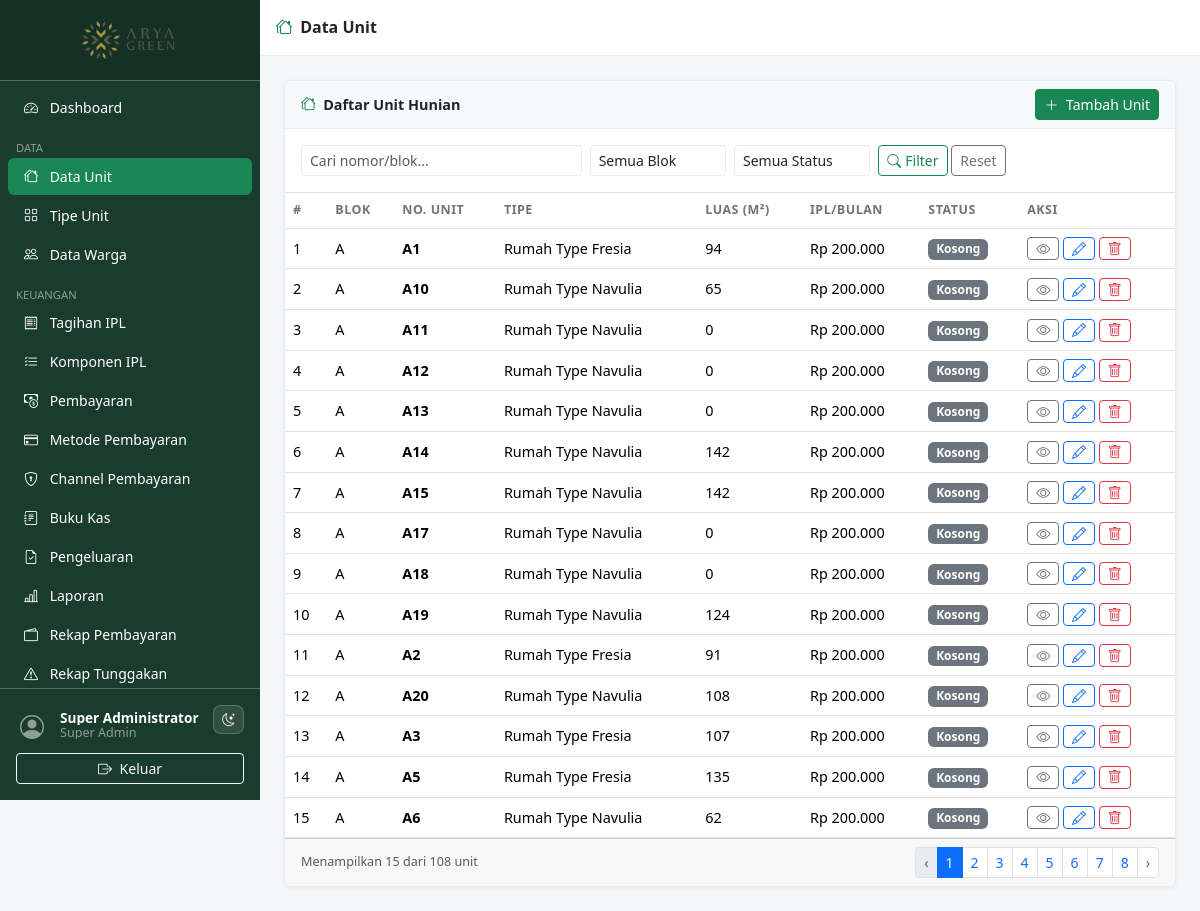
Screenshot of /pages/units/index.php (signed in) with the database file from the repository.
### tables this page shows
CREATE TABLE `units` (
  `id`           INT UNSIGNED AUTO_INCREMENT PRIMARY KEY,
  `unit_type_id` INT UNSIGNED NOT NULL,
  `unit_number`  VARCHAR(20)  NOT NULL UNIQUE,
  `block`        VARCHAR(10)  NOT NULL,
  `floor`        TINYINT      NOT NULL DEFAULT 1,
  `area_sqm`     DECIMAL(8,2) NOT NULL DEFAULT 0,
  `status`       ENUM('dihuni','kosong','dijual') NOT NULL DEFAULT 'kosong',
  `notes`        TEXT DEFAULT NULL,
  `created_at`   TIMESTAMP DEFAULT CURRENT_TIMESTAMP,
  `updated_at`   TIMESTAMP DEFAULT CURRENT_TIMESTAMP ON UPDATE CURRENT_TIMESTAMP,
  FOREIGN KEY (`unit_type_id`) REFERENCES `unit_types`(`id`) ON UPDATE CASCADE
);

CREATE TABLE `unit_types` (
  `id`          INT UNSIGNED AUTO_INCREMENT PRIMARY KEY,
  `name`        VARCHAR(100) NOT NULL,
  `description` TEXT DEFAULT NULL,
  `ipl_amount`  DECIMAL(12,2) NOT NULL DEFAULT 0,
  `created_at`  TIMESTAMP DEFAULT CURRENT_TIMESTAMP
);

### includes/auth.php (called while the page is built, shortened)
<?php
require_once __DIR__ . '/functions.php';
function can(string $permission): bool {
    return in_array($permission, $_SESSION['permissions'] ?? [], true);
}

### pages/units/index.php (the view, shortened to what this page needs)
<?php
require_once __DIR__ . '/../../includes/auth.php';
require_once __DIR__ . '/../../includes/functions.php';
$db = db();
$search  = clean($_GET['q'] ?? '');
$f_block = clean($_GET['block'] ?? '');
$f_status= clean($_GET['status'] ?? '');
$page    = max(1, (int)($_GET['page'] ?? 1));
$per     = 15;
$where = ['1=1'];
$params = [];
$types  = '';
$where_sql = implode(' AND ', $where);
$count_sql = "SELECT COUNT(*) FROM units u WHERE {$where_sql}";
$stmt = $db->prepare($count_sql);
$stmt->execute();
$total = $stmt->get_result()->fetch_row()[0];
$pag   = paginate($total, $per, $page);
$sql = "SELECT u.*, ut.name AS type_name, ut.ipl_amount
        FROM units u JOIN unit_types ut ON ut.id = u.unit_type_id
        WHERE {$where_sql} ORDER BY u.block, u.unit_number
        LIMIT ? OFFSET ?";
$stmt = $db->prepare($sql);
$fetch_params  = $params;
$fetch_params[] = $per;
$fetch_params[] = $pag['offset'];
$fetch_types   = $types . 'ii';
$stmt->bind_param($fetch_types, ...$fetch_params);
$stmt->execute();
$units = $stmt->get_result()->fetch_all(MYSQLI_ASSOC);
include __DIR__ . '/../../includes/header.php';
include __DIR__ . '/../../includes/sidebar.php';
?>
<div class="content-wrapper">
  <div class="topbar d-flex align-items-center px-3 gap-2">
    <h6 class="mb-0 fw-semibold"><i class="bi bi-houses me-1 text-success"></i> Data Unit</h6>
  </div>
  <div class="main-content">
    <div class="card">
      <div class="card-header d-flex flex-wrap gap-2 align-items-center justify-content-between">
        <span><i class="bi bi-houses me-1 text-success"></i> Daftar Unit Hunian</span>
        <?php if (can('units.create')): ?>
          <a href="form.php" class="btn btn-success btn-sm"><i class="bi bi-plus-lg me-1"></i> Tambah Unit</a>
        <?php endif; ?>
      </div>
      <div class="card-body border-bottom">
        <form method="GET" class="row g-2">
          <div class="col-12 col-md-4">
            <input type="text" name="q" class="form-control form-control-sm" placeholder="Cari nomor/blok..." value="<?= e($search) ?>">
          </div>
          <div class="col-6 col-md-2">
            <select name="block" class="form-select form-select-sm">
              <option value="">Semua Blok</option>
            </select>
          </div>
          <div class="col-6 col-md-2">
            <select name="status" class="form-select form-select-sm">
              <option value="">Semua Status</option>
            </select>
          </div>
          <div class="col-auto">
            <button class="btn btn-sm btn-outline-success"><i class="bi bi-search me-1"></i>Filter</button>
            <a href="index.php" class="btn btn-sm btn-outline-secondary">Reset</a>
          </div>
        </form>
      </div>
      <div class="card-body p-0">
        <div class="table-responsive">
          <table class="table table-hover mb-0">
            <thead><tr>
              <th>#</th><th>Blok</th><th>No. Unit</th><th>Tipe</th>
              <th>Luas (m²)</th><th>IPL/Bulan</th><th>Status</th><th>Aksi</th>
            </tr></thead>
            <tbody>
            <?php if (empty($units)): ?>
              <tr><td colspan="8" class="text-center text-muted py-4">Tidak ada data unit.</td></tr>
            <?php else: ?>
            <?php foreach ($units as $i => $u): ?>
              <tr>
                <td><?= $pag['offset'] + $i + 1 ?></td>
                <td><?= e($u['block']) ?></td>
                <td><strong><?= e($u['unit_number']) ?></strong></td>
                <td><?= e($u['type_name']) ?></td>
                <td><?= number_format((float)$u['area_sqm'], 0) ?></td>
                <td><?= idr((float)$u['ipl_amount']) ?></td>
                <td><?= unit_status_badge($u['status']) ?></td>
                <td>
                  <a href="detail.php?id=<?= $u['id'] ?>" class="btn btn-sm btn-outline-secondary py-0 px-2">
                    <i class="bi bi-eye"></i>
                  </a>
                  <?php if (can('units.edit')): ?>
                    <a href="form.php?id=<?= $u['id'] ?>" class="btn btn-xs btn-outline-primary btn-sm py-0 px-2">
                      <i class="bi bi-pencil"></i>
                    </a>
                  <?php endif; ?>
                  <?php if (can('units.delete')): ?>
                    <form method="POST" class="d-inline">
                      <button type="submit" class="btn btn-sm btn-outline-danger py-0 px-2"
                              data-confirm="Hapus unit <?= e($u['unit_number']) ?>? Data terkait akan ikut terhapus.">
                        <i class="bi bi-trash"></i>
                      </button>
                    </form>
                  <?php endif; ?>
                </td>
              </tr>
            <?php endforeach; ?>
            <?php endif; ?>
            </tbody>
          </table>
        </div>
      </div>
      <?php if ($pag['total_pages'] > 1): ?>
      <div class="card-footer d-flex justify-content-between align-items-center">
        <small class="text-muted">Menampilkan <?= count($units) ?> dari <?= $total ?> unit</small>
        <?= render_pagination($pag, 'index.php?q=' . urlencode($search) . '&block=' . urlencode($f_block) . '&status=' . urlencode($f_status)) ?>
      </div>
      <?php endif; ?>
    </div>
  </div>
<?php include __DIR__ . '/../../includes/footer.php'; ?>

### includes/functions.php (shortened to what this page needs)
<?php
function e(mixed $v): string {
    return htmlspecialchars((string)$v, ENT_QUOTES | ENT_SUBSTITUTE, 'UTF-8');
}
function clean(string $v): string {
    return trim(strip_tags($v));
}
function paginate(int $total, int $per_page, int $current): array {
    $total_pages = (int)ceil($total / $per_page);
    $offset      = ($current - 1) * $per_page;
    return [
        'total'       => $total,
        'per_page'    => $per_page,
        'current'     => $current,
        'total_pages' => $total_pages,
        'offset'      => max(0, $offset),
    ];
}
function render_pagination(array $p, string $url_base): string {
    $html = '<nav><ul class="pagination pagination-sm mb-0">';
    $prev = $p['current'] - 1;
    $next = $p['current'] + 1;
    $disabled = $p['current'] <= 1 ? ' disabled' : '';
    $html .= "<li class=\"page-item{$disabled}\"><a class=\"page-link\" href=\"{$url_base}&page={$prev}\">‹</a></li>";
    for ($i = 1; $i <= $p['total_pages']; $i++) {
        $active = $i === $p['current'] ? ' active' : '';
        $html .= "<li class=\"page-item{$active}\"><a class=\"page-link\" href=\"{$url_base}&page={$i}\">{$i}</a></li>";
    }
    $disabled = $p['current'] >= $p['total_pages'] ? ' disabled' : '';
    $html .= "<li class=\"page-item{$disabled}\"><a class=\"page-link\" href=\"{$url_base}&page={$next}\">›</a></li>";
    $html .= '</ul></nav>';
    return $html;
}
function idr(float $v): string {
    return 'Rp ' . number_format($v, 0, ',', '.');
}
function unit_status_badge(string $status): string {
    $map = [
        'dihuni' => ['success', 'Dihuni'],
        'kosong' => ['secondary','Kosong'],
        'dijual' => ['info',    'Dijual'],
    ];
    [$cls, $label] = $map[$status] ?? ['secondary', $status];
    return "<span class=\"badge bg-{$cls}\">{$label}</span>";
}

### assets/css/style.css (style rules this page uses)
:root { --sidebar-width: 260px; --sidebar-bg: #1a3c2e; --sidebar-hover: #2d6a4f; --topbar-height: 56px; --page-bg: #f5f7fa; --surface: #ffffff; --surface-muted: #f8f9fa; --border-color: #e9ecef; --text-color: #212529; --muted-color: #6c757d; }
body { background: var(--page-bg); color: var(--text-color); font-size: .9rem; }
.content-wrapper { margin-left: var(--sidebar-width); width: calc(100% - var(--sidebar-width)); min-height: 100vh; display: flex; flex-direction: column; }
.topbar { height: var(--topbar-height); background: var(--surface); border-bottom: 1px solid var(--border-color); color: var(--text-color); position: sticky; top: 0; z-index: 1030; }
.main-content { flex: 1; padding: 1.5rem; }
.card { border: 1px solid var(--border-color); background: var(--surface); box-shadow: 0 1px 4px rgba(0,0,0,.06); }
.card-header { background: var(--surface-muted); border-bottom: 1px solid var(--border-color); font-weight: 600; }
.table th { font-size: .78rem; text-transform: uppercase; letter-spacing: .04em; color: var(--muted-color); font-weight: 600; }
.table td { vertical-align: middle; }
.badge { font-size: .75rem; padding: .35em .65em; }
.form-control, .form-select { background: var(--surface); border-color: var(--border-color); color: var(--text-color); }

### rows the page displays
units: offset "1", block "A", unit_number "A1", unit_type.name "Rumah Type Fresia", area_sqm "94", unit_type.ipl_amount "Rp 200.000"
units: offset "2", block "A", unit_number "A10", unit_type.name "Rumah Type Navulia", area_sqm "65", unit_type.ipl_amount "Rp 200.000"
units: offset "3", block "A", unit_number "A11", unit_type.name "Rumah Type Navulia", area_sqm "0", unit_type.ipl_amount "Rp 200.000"
units: offset "4", block "A", unit_number "A12", unit_type.name "Rumah Type Navulia", area_sqm "0", unit_type.ipl_amount "Rp 200.000"
units: offset "5", block "A", unit_number "A13", unit_type.name "Rumah Type Navulia", area_sqm "0", unit_type.ipl_amount "Rp 200.000"
units: offset "6", block "A", unit_number "A14", unit_type.name "Rumah Type Navulia", area_sqm "142", unit_type.ipl_amount "Rp 200.000"
units: offset "7", block "A", unit_number "A15", unit_type.name "Rumah Type Navulia", area_sqm "142", unit_type.ipl_amount "Rp 200.000"
units: offset "8", block "A", unit_number "A17", unit_type.name "Rumah Type Navulia", area_sqm "0", unit_type.ipl_amount "Rp 200.000"
units: offset "9", block "A", unit_number "A18", unit_type.name "Rumah Type Navulia", area_sqm "0", unit_type.ipl_amount "Rp 200.000"
units: offset "10", block "A", unit_number "A19", unit_type.name "Rumah Type Navulia", area_sqm "124", unit_type.ipl_amount "Rp 200.000"
units: offset "11", block "A", unit_number "A2", unit_type.name "Rumah Type Fresia", area_sqm "91", unit_type.ipl_amount "Rp 200.000"
units: offset "12", block "A", unit_number "A20", unit_type.name "Rumah Type Navulia", area_sqm "108", unit_type.ipl_amount "Rp 200.000"
units: offset "13", block "A", unit_number "A3", unit_type.name "Rumah Type Fresia", area_sqm "107", unit_type.ipl_amount "Rp 200.000"
units: offset "14", block "A", unit_number "A5", unit_type.name "Rumah Type Fresia", area_sqm "135", unit_type.ipl_amount "Rp 200.000"
units: offset "15", block "A", unit_number "A6", unit_type.name "Rumah Type Navulia", area_sqm "62", unit_type.ipl_amount "Rp 200.000"

### other values shown
$current_user['name'] "Super Administrator"
str_replace('_',' ', $current_user['role'] ?? '') "Super Admin"
count($units) "15"
$total "108"
